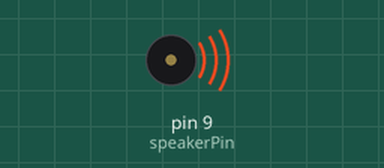
Simulated run of this sketch. Board: Arduino Uno, built with avr-gcc and run on an emulated ATmega328P. On the bench: buzzer (waves = sounding).

Above: at 0.2 s.
Timing chart, 0 to 3.0 s (numbered marks = the images above):
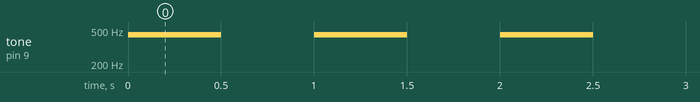

The sketch:

buzzers-and-tones.ino
```cpp
const int speakerPin = 9;

void setup() {
  pinMode(speakerPin, OUTPUT);
}

void loop() {
  tone(speakerPin, 440, 500);
  delay(1000);
}
```

Measured:
- by itself, tone on pin 9 (speakerPin): alternates 440 Hz for 0.50 s and silent for 0.50 s
